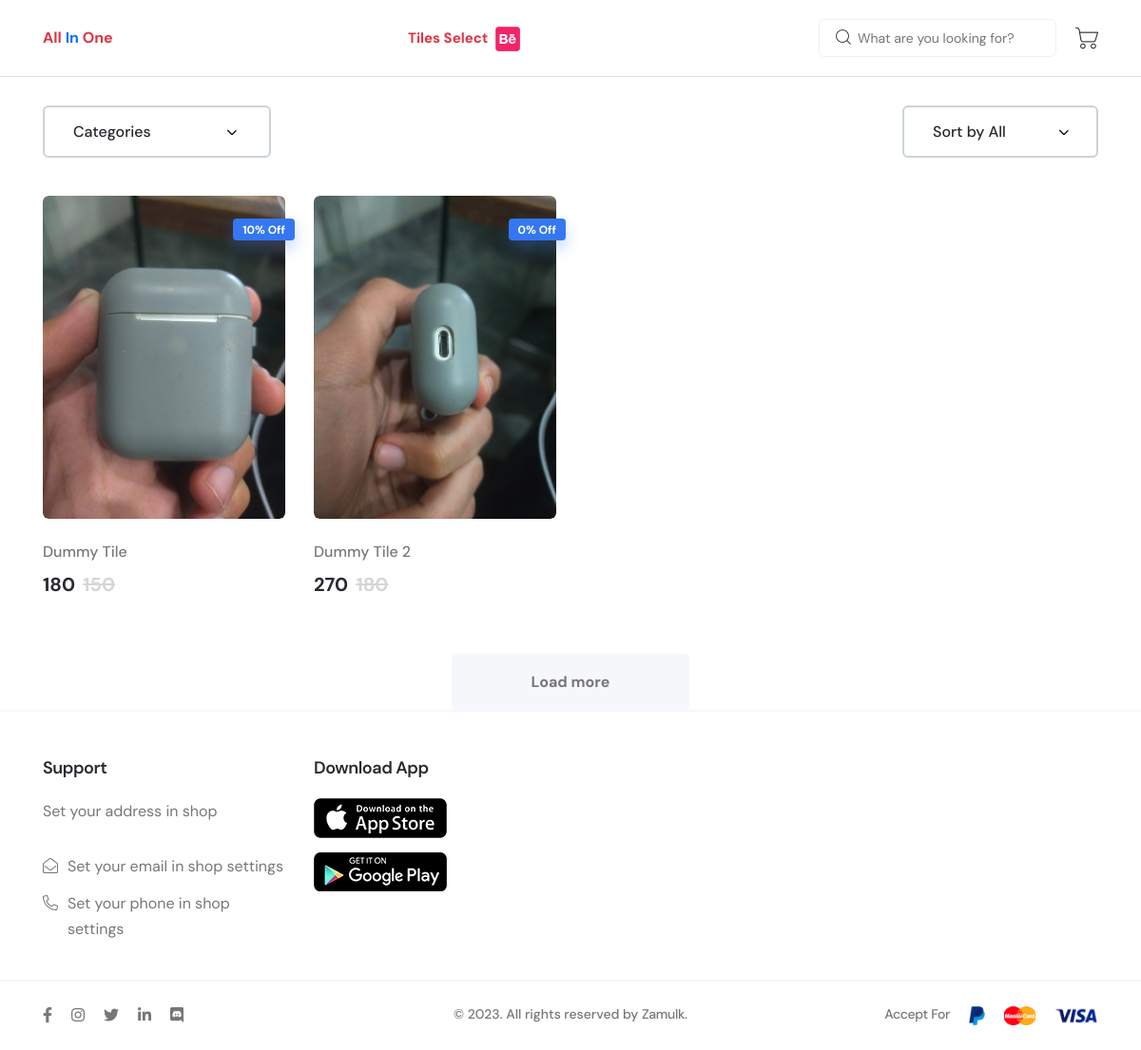
/360-and-shop/shop/Tiles/a5b23f0b-b02a-4310-b3d3-f54f9108c48c (signed in), run on an earlier commit of the app's database.
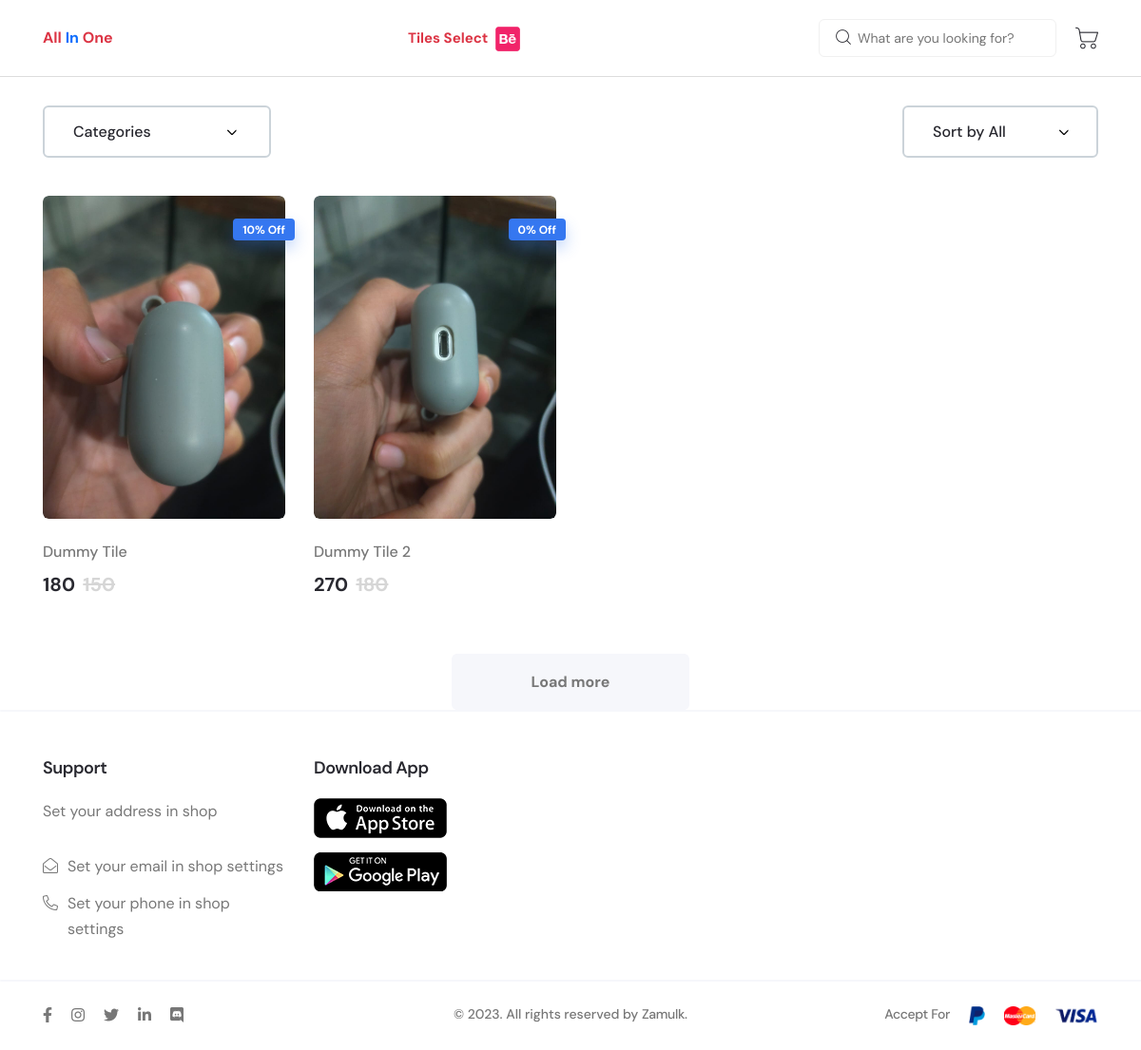
And on a later commit of the database.
### core/models.py (models this page shows, shortened)
class Product(models.Model):
    id = models.UUIDField(primary_key=True,default=uuid.uuid4 , unique=True)
    showroom = models.ForeignKey(Showrooms, on_delete=models.CASCADE)
    title = models.CharField( max_length=50)
    image = models.ImageField(upload_to="products" )
    company_name = models.ForeignKey(Company_name, on_delete=models.CASCADE)
    category = models.ForeignKey(Categories, on_delete=models.CASCADE)
    product_number = models.CharField( max_length=50)
    imported_or_local = models.CharField( max_length=50,choices=IMPORTED_OR_LOCAL ,)
    old_price = models.IntegerField()
    new_price = models.IntegerField()
    discount_price = models.CharField( max_length=50 , blank=True, null=True,default="0% Off")
    description =  models.TextField()
    created_at = models.DateField( auto_now_add=True)

### core/views.py (the view)
# urls.py: path('360-and-shop/shop/<pk>/<id>', views.shop, name="shop"),
@cache_control(no_cache=True, must_revalidate=True , no_store=True)
@login_required(login_url='home')
def shop(request,pk,id):
        showroom = Showrooms.objects.get(id=id)
        try:
            settings = showroom_settings.objects.get(showroom=showroom)
        except:
            settings=None
        categories = Categories.objects.filter(showroom_type = showroom.showroom_type)
        product = Product.objects.filter(showroom=showroom)
        context = {
            'categories':categories,
            'product':product,
            'showroom':showroom,
            'settings':settings,
        }
        return render(request,"shop/products.html",context)

### templates/shop/products.html (shortened to what this page needs)
{% extends 'shop/base.html' %}
{% load static %}
{% block content %}
<main class="main-wrapper">
    <div class="axil-shop-area axil-section-gap bg-color-white">
        <div class="container">
            <div class="row">
                <div class="col-lg-12">
                    <div class="axil-shop-top">
                        <div class="row">
                            <div class="col-lg-9">
                                <div class="category-select">
                                    <select class="single-select">
                                        <option>Categories</option>
                                    </select>
                                </div>
                            </div>
                            <div class="col-lg-3">
                                <div class="category-select mt_md--10 mt_sm--10 justify-content-lg-end">
                                    <select class="single-select">
                                        <option selected>Sort by All</option>
                                    </select>
                                </div>
                            </div>
                        </div>
                    </div>
                </div>
            </div>
            <div class="row row--15">
                {% for i in product %}
                <div class="col-xl-3 col-lg-4 col-sm-6">
                    <div class="axil-product product-style-one has-color-pick mt--40">
                        <div class="thumbnail">
                            <a style="cursor: pointer" data-bs-toggle="modal"
                                data-bs-target="#quick-view-modal-{{forloop.counter}}">
                                <img src="{{i.image.url}}" alt="Product Images" />
                            </a>
                            <div class="label-block label-right">
                                <div class="product-badget">{{i.discount_price}}</div>
                            </div>
                        </div>
                        <div class="product-content">
                            <div class="inner">
                                <h5 class="title">{{i.title}}</h5>
                                <div class="product-price-variant">
                                    <span class="price current-price">{{i.new_price}}</span>
                                    <span class="price old-price">{{i.old_price}}</span>
                                </div>
                            </div>
                        </div>
                    </div>
                </div>
                {% endfor %}
            </div>
            <div class="text-center pt--30">
                <a href="#" class="axil-btn btn-bg-lighter btn-load-more">Load more</a>
            </div>
        </div>
    </div>
</main>
{% endblock content %}

What changed in the data, as far as the page shows it:
changed Product "Dummy Tile": image: a different picture
